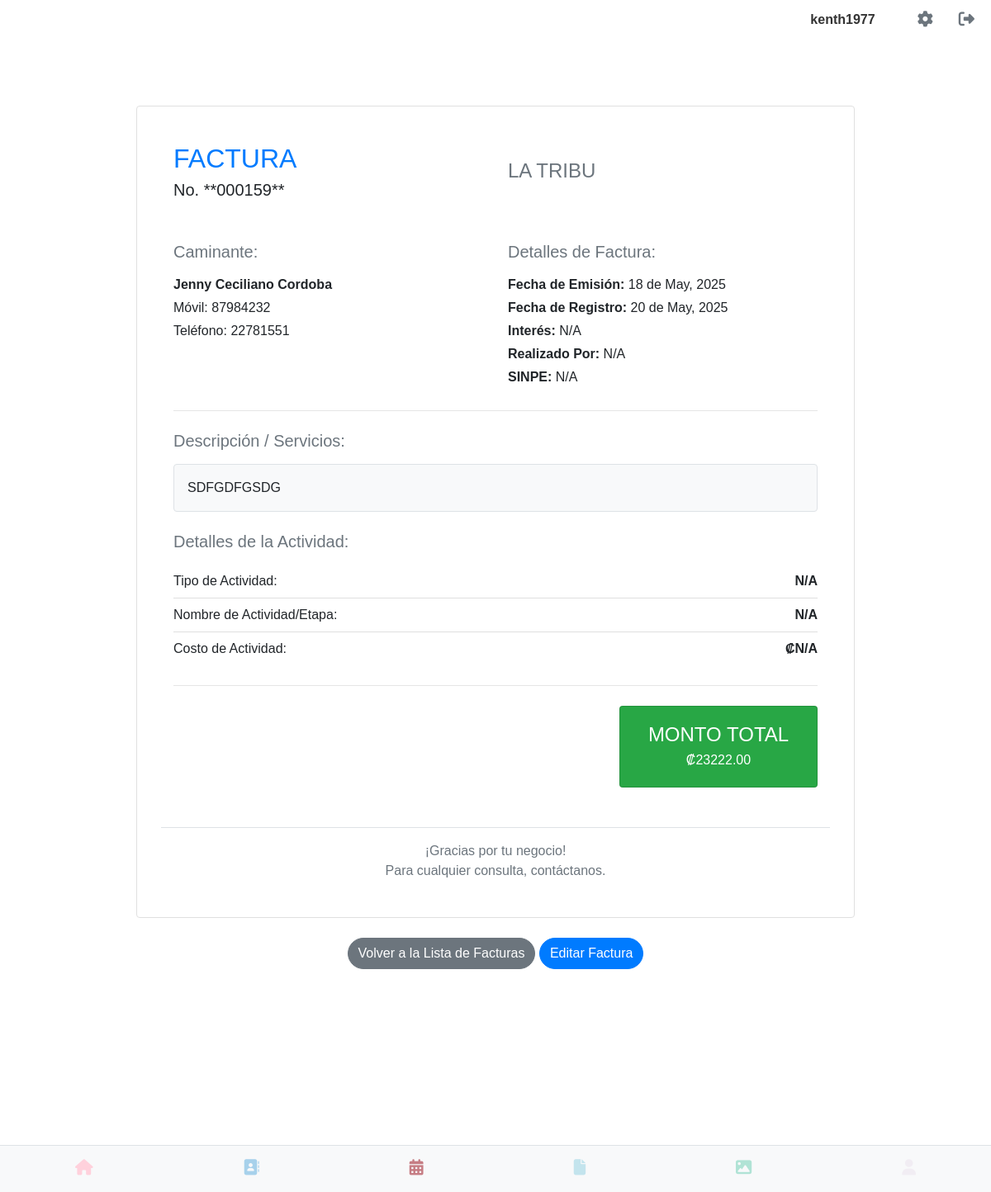
The page /ver_detalle_factura/4 (signed in) on the database as committed earlier.
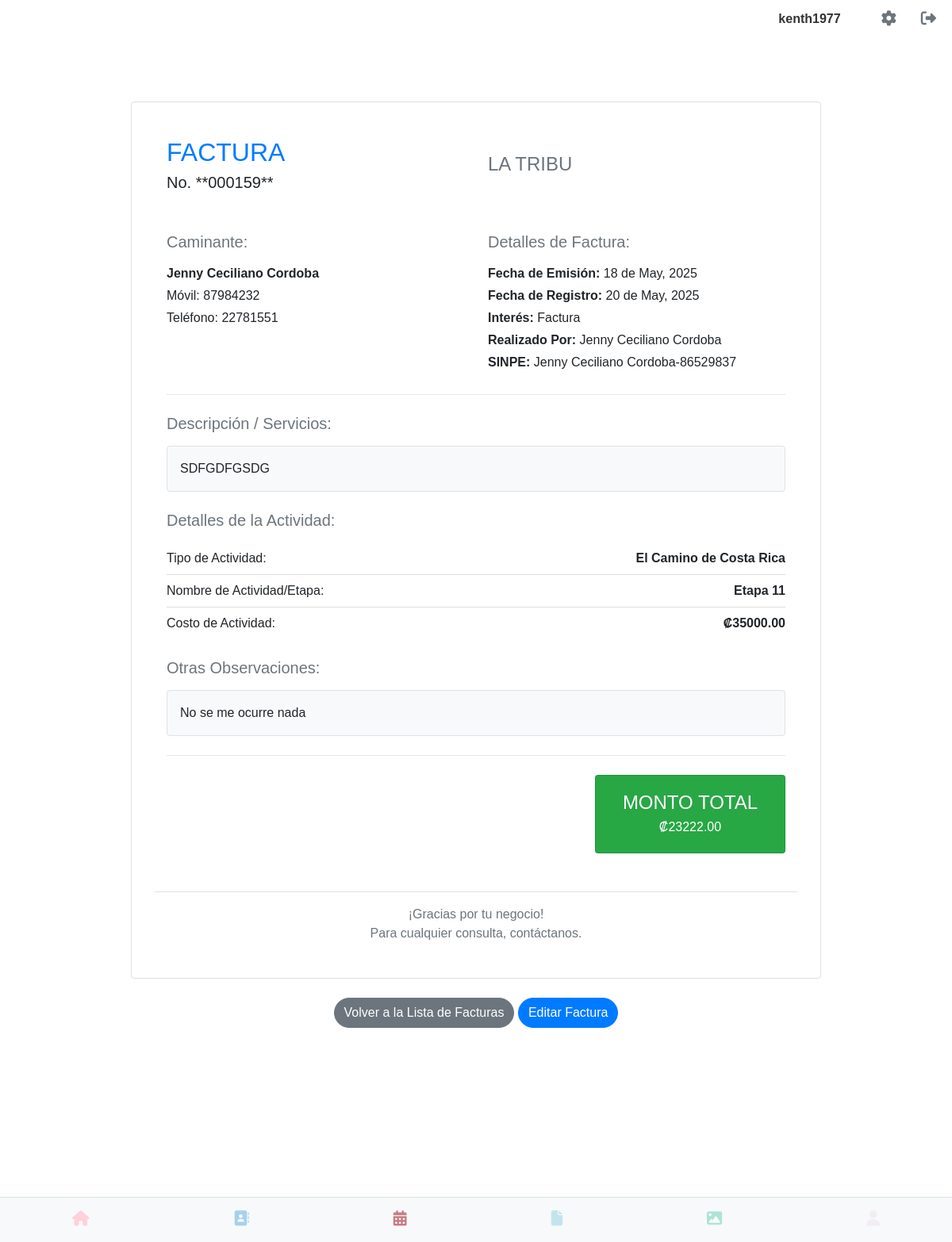
The same page on the database as committed later.
### app.py (models this page shows, shortened)
class User(UserMixin, db.Model):
    __tablename__ = 'users'
    id = db.Column(db.Integer, primary_key=True)
    username = db.Column(db.String(80), unique=True, nullable=False)
    email = db.Column(db.String(120), unique=True, nullable=False)
    cedula = db.Column(db.String(20), unique=True, nullable=False)
    telefono = db.Column(db.String(20), nullable=False)
    password_hash = db.Column(db.String(128))
    image_filename = db.Column(db.String(255), nullable=True)
    @property
    def is_active(self):
        return True

class Factura(db.Model):
    __tablename__ = 'facturas'
    id = db.Column(db.Integer, primary_key=True)
    numero_factura = db.Column(db.String(100), unique=True, nullable=False)
    fecha_emision = db.Column(db.Date, nullable=False, default=datetime.utcnow)
    cliente_id = db.Column(db.Integer, db.ForeignKey('contacto.id'), nullable=False)
    cliente = db.relationship('Contacto', backref=db.backref('facturas', lazy=True))
    descripcion = db.Column(db.Text)
    monto_total = db.Column(db.Numeric(10, 2), nullable=False)
    fecha_registro = db.Column(db.DateTime, default=datetime.utcnow)
    usuario_id = db.Column(db.Integer, db.ForeignKey('users.id'), nullable=False)
    usuario = db.relationship('User', backref=db.backref('facturas', lazy=True))
    interes = db.Column(db.String(50), nullable=True) # CAMBIO CLAVE
    realizado_por = db.Column(db.String(100), nullable=True) # CAMBIO CLAVE
    sinpe = db.Column(db.String(100), nullable=True) # CAMBIO CLAVE
    tipo_actividad = db.Column(db.String(100), nullable=True) # CAMBIO CLAVE
    nombre_actividad_etapa = db.Column(db.String(255), nullable=True)
    costo_actividad = db.Column(db.Numeric(10, 2), nullable=True)
    otras_descripcion = db.Column(db.Text, nullable=True)

class Contacto(db.Model):
    id = db.Column(db.Integer, primary_key=True)
    nombre = db.Column(db.String(100), nullable=False)
    primer_apellido = db.Column(db.String(100))
    segundo_apellido = db.Column(db.String(100))
    telefono = db.Column(db.String(20), nullable=False)
    movil = db.Column(db.String(20))
    email = db.Column(db.String(120))
    direccion = db.Column(db.String(200))
    actividad = db.Column(db.String(100))  # Corrección: Usando 'actividad' para el modelo
    tipo_actividad = db.Column(db.String(100)) # Manteniendo tipo_actividad si lo usas en el formulario
    nota = db.Column(db.Text)
    direccion_mapa = db.Column(db.String(255))
    avatar_path = db.Column(db.String(255)) # Para guardar la ruta del avatar
    fecha_ingreso = db.Column(db.DateTime, default=datetime.utcnow)
    usuario_id = db.Column(db.Integer, db.ForeignKey('users.id'), nullable=False)
    usuario = db.relationship('User', backref=db.backref('contactos', lazy=True))
    empresa = db.Column(db.String(100))
    sitio_web = db.Column(db.String(200))
    capacidad_persona = db.Column(db.String(20))
    participacion = db.Column(db.String(30))

### app.py (the view)
@app.route('/ver_detalle_factura/<int:id>')
@login_required
def ver_detalle_factura(id):
    factura = Factura.query.filter_by(id=id, usuario_id=current_user.id).first_or_404()
    return render_template('ver_detalle_factura.html', factura=factura)

### app.py (called while the page is built)
@login_manager.user_loader
def load_user(user_id):
    return User.query.get(int(user_id))

### templates/ver_detalle_factura.html (shortened to what this page needs)
{% extends 'base.html' %}
{% block content %}
<div class="container my-5 invoice-container">
    <div class="card p-4 invoice-card" style="box-shadow: none !important;">
        <div class="card-body">
            <div class="row mb-5 align-items-center">
                <div class="col-sm-6 text-start">
                    <h2 class="text-primary mb-1">FACTURA</h2>
                    <p class="lead mb-0">No. **{{ factura.numero_factura }}**</p>
                </div>
                <div class="col-sm-6 text-end">
                    <h4 class="text-secondary mb-1">LA TRIBU</h4>
                </div>
            </div>
            <div class="row mb-4">
                <div class="col-md-6">
                    <h5 class="text-muted mb-3">Caminante:</h5>
                    {% if factura.cliente %}
                        <p class="mb-1"><strong>{{ factura.cliente.nombre.title() }}
                            {{ factura.cliente.primer_apellido.title() if factura.cliente.primer_apellido else '' }}
                            {{ factura.cliente.segundo_apellido.title() if factura.cliente.segundo_apellido else '' }}</strong></p>
                        <p class="mb-1">Móvil: {{ factura.cliente.movil if factura.cliente.movil else 'N/A' }}</p>
                        <p class="mb-1">Teléfono: {{ factura.cliente.telefono if factura.cliente.telefono else 'N/A' }}</p>
                    {% else %}
                        <p class="mb-1">Cliente no disponible</p>
                    {% endif %}
                </div>
                <div class="col-md-6 text-md-end">
                    <h5 class="text-muted mb-3">Detalles de Factura:</h5>
                    <p class="mb-1"><strong>Fecha de Emisión:</strong> {{ factura.fecha_emision.strftime('%d de %B, %Y') }}</p>
                    <p class="mb-1"><strong>Fecha de Registro:</strong> {{ factura.fecha_registro.strftime('%d de %B, %Y') }}</p>
                    <p class="mb-1"><strong>Interés:</strong> {{ factura.interes if factura.interes else 'N/A' }}</p>
                    <p class="mb-1"><strong>Realizado Por:</strong> {{ factura.realizado_por if factura.realizado_por else 'N/A' }}</p>
                    <p class="mb-1"><strong>SINPE:</strong> {{ factura.sinpe if factura.sinpe else 'N/A' }}</p>
                </div>
            </div>
            <hr class="my-4">
            <div class="row mb-4">
                <div class="col-12">
                    <h5 class="text-muted mb-3">Descripción / Servicios:</h5>
                    <div class="border p-3 rounded bg-light">
                        <p class="mb-0">{{ factura.descripcion if factura.descripcion else 'No hay descripción general.' }}</p>
                    </div>
                </div>
            </div>
            <div class="row mb-4">
                <div class="col-12">
                    <h5 class="text-muted mb-3">Detalles de la Actividad:</h5>
                    <ul class="list-group list-group-flush">
                        <li class="list-group-item d-flex justify-content-between align-items-center px-0 py-2">
                            <span>Tipo de Actividad:</span>
                            <strong>{{ factura.tipo_actividad if factura.tipo_actividad else 'N/A' }}</strong>
                        </li>
                        <li class="list-group-item d-flex justify-content-between align-items-center px-0 py-2">
                            <span>Nombre de Actividad/Etapa:</span>
                            <strong>{{ factura.nombre_actividad_etapa if factura.nombre_actividad_etapa else 'N/A' }}</strong>
                        </li>
                        <li class="list-group-item d-flex justify-content-between align-items-center px-0 py-2">
                            <span>Costo de Actividad:</span>
                            <strong>₡{{ "%.2f"|format(factura.costo_actividad) if factura.costo_actividad is not none else 'N/A' }}</strong>
                        </li>
                    </ul>
                </div>
            </div>
            {% if factura.otras_descripcion %}
            <div class="row mb-4">
                <div class="col-12">
                    <h5 class="text-muted mb-3">Otras Observaciones:</h5>
                    <div class="border p-3 rounded bg-light">
                        <p class="mb-0">{{ factura.otras_descripcion }}</p>
                    </div>
                </div>
            </div>
            {% endif %}
            <hr class="my-4">
            <div class="row justify-content-end mb-4">
                <div class="col-md-4">
                    <div class="card bg-success text-white">
                        <div class="card-body text-center">
                            <h4 class="card-title mb-1">MONTO TOTAL</h4>
                            <p class="card-text fs-2 mb-0">₡{{ "%.2f"|format(factura.monto_total) }}</p>
                        </div>
                    </div>
                </div>
            </div>
            <div class="row mt-5 text-center text-muted border-top pt-3">
                <div class="col-12">
                    <p class="mb-0">¡Gracias por tu negocio!</p>
                    <p class="mb-0">Para cualquier consulta, contáctanos.</p>
                </div>
            </div>
        </div>
    </div>
    <div class="text-center mt-4">
        <a href="{{ url_for('ver_facturas') }}" class="btn btn-secondary rounded-pill">Volver a la Lista de Facturas</a>
        <a href="{{ url_for('editar_factura', id=factura.id) }}" class="btn btn-primary rounded-pill ms-2">Editar Factura</a>
    </div>
</div>
{% endblock %}

### templates/base.html (shortened to what this page needs)
<!DOCTYPE html>
<html lang="es">
<head>
    <link rel="stylesheet" type="text/css" href="{{ url_for('static', filename='css/main.css') }}">
    <link rel="stylesheet" href="https://cdn.jsdelivr.net/npm/sweetalert2@11/dist/sweetalert2.min.css">
</head>
<body>
	<div class="contactos-container">
    {% if current_user.is_authenticated %}
        <div class="top-right">
            <span class="username-display">{{ current_user.username }}</span>
            <a href="{{ url_for('perfil') }}" class="gear-icon"><i class="fas fa-cog"></i></a>
            <a href="{{ url_for('logout') }}" class="logout-icon"><i class="fas fa-sign-out-alt"></i></a>
        </div>
    {% endif %}
</div>
{% include "flash.html" %}
<div class="container-block margin-bottom-large">
    {% block content %}
    {% endblock %}
</div>
{% include "navbar.html" %}
</body>
</html>

### templates/flash.html (shortened to what this page needs)
<div class="container">
</div>

### templates/navbar.html
<nav class="magic-navbar">
    <div class="magic-nav-buttons">
        <div class="magic-nav-button">
            <a href="{{ url_for('index') }}">
                <i class="fas fa-home"></i>
            </a>
        </div>
        <div class="magic-nav-button">
            <a href="{{ url_for('listar_contacto') }}">
                <i class="fa-solid fa-address-book"></i>
            </a>
        </div>
        <div class="magic-nav-button">
            <a href="{{ url_for('calendario') }}">
                <i class="fa-solid fa-calendar-days"></i>
            </a>
        </div>
        <div class="magic-nav-button">
            <a href="{{ url_for('ver_facturas') }}">
                <i class="fa-solid fa-file"></i>
            </a>
        </div>
        <div class="magic-nav-button">
            <a href="#">
                <i class="fa-solid fa-image"></i>
            </a>
        </div>
        <div class="magic-nav-button">
            {% if current_user.is_authenticated %}
                <a href="#" style="pointer-events: none; opacity: 0.2;">
                    <i class="fas fa-user"></i>
                </a>
            {% else %}
                <a href="{{ url_for('login') }}">
                    <i class="fas fa-user"></i>
                </a>
            {% endif %}
        </div>
    </div>
</nav>

### static/css/navbar.css (style rules this page uses)
.magic-navbar { background-color: #f8f9fa; color: #343a40; padding: 0.5rem 0; position: fixed; bottom: 0; left: 0; width: 100%; z-index: 1000; border-top: 1px solid #dee2e6; }
.magic-nav-buttons { display: flex; justify-content: space-around; align-items: center; }
.magic-nav-button { flex-grow: 1; text-align: center; padding: 0.5rem 0; }
.magic-nav-button a { display: block; color: inherit; text-decoration: none; }
.magic-nav-button i { font-size: 1.2rem; margin-bottom: 0.2rem; }
.magic-nav-button:nth-child(1) i { color: #FFD1DC; }
.magic-nav-button:nth-child(2) i { color: #A7D1EB; }
.magic-nav-button:nth-child(3) i { color: #c67D84; }
.magic-nav-button:nth-child(4) i { color: #C3E4ED; }
.magic-nav-button:nth-child(5) i { color: #B0E3D5; }
.magic-nav-button:nth-child(6) i { color: #D8BFD8; }

### static/css/base.css (style rules this page uses)
body { font-family: sans-serif; margin: 0; }
.margin-bottom-large { margin-bottom: 250px; }
.container { width: 80%; margin: 20px auto; padding: 20px; }
.top-right { position: absolute; top: 10px; right: 20px; display: flex; align-items: center; }
.gear-icon, .logout-icon { font-size: 24px; text-decoration: none; color: #333; margin-left: 15px; }
.username-display { margin-right: 20px; font-weight: bold; color: #333; }

### static/css/perfil.css (style rules this page uses)
body { font-family: sans-serif; margin: 20px; }

### static/css/listar_contacto.css (style rules this page uses)
.contactos-container { font-family: Arial, sans-serif; color: #333; }
.contactos-container .top-right { display: flex; justify-content: flex-end; align-items: center; gap: 1rem; padding-bottom: 1rem; }
.contactos-container .username-display { font-weight: bold; }
.contactos-container .gear-icon, .contactos-container .logout-icon { color: #6c757d; font-size: 1.2rem; text-decoration: none; }

### templates/ver_detalle_factura.html (style rules this page uses)
.invoice-container { max-width: 900px; margin-left: auto; margin-right: auto; }
.invoice-card { border: 1px solid #e0e0e0; box-shadow: none !important; }

Rows that differ between the two databases and show on the page:
changed Factura "SDFGDFGSDG": interes "N/A" → "Factura"; realizado_por "N/A" → "Jenny Ceciliano Cordoba"; sinpe "N/A" → "Jenny Ceciliano Cordoba-86529837"; tipo_actividad "N/A" → "El Camino de Costa Rica"; nombre_actividad_etapa "N/A" → "Etapa 11"; costo_actividad "N/A" → "35000.00"; otras_descripcion (not shown) → "No se me ocurre nada"
Other text that changed with them:
text now shown: "Otras Observaciones:"
